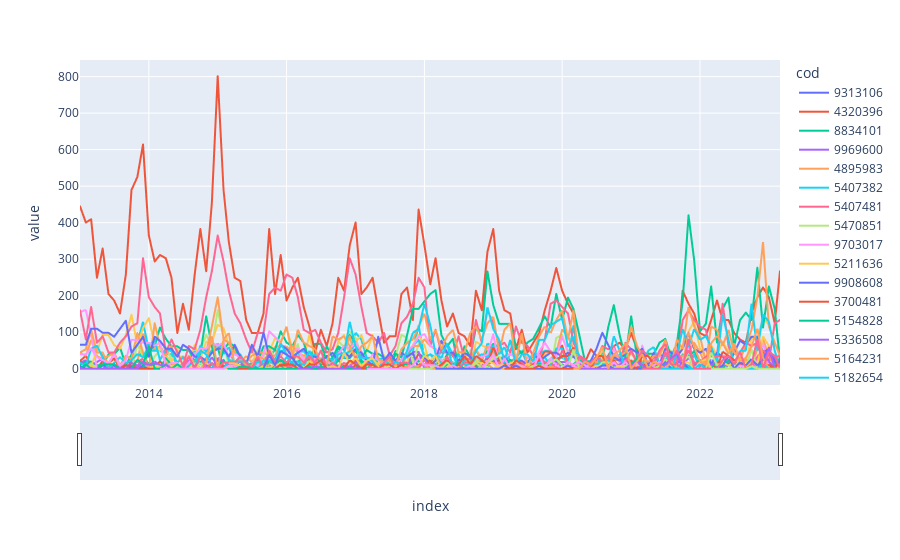

Source (notebook cell):
### Code cell
fig = px.line(df, x=df.index, y=df.columns)
fig.update_xaxes(rangeslider_visible=True)
fig.show()
